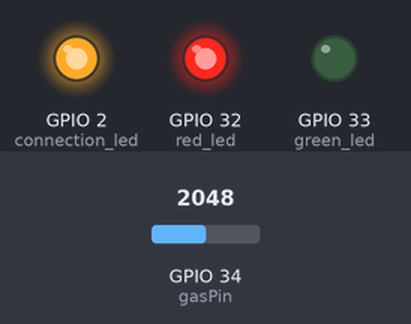
The sketch below on a simulated ESP32. Shown: output pins drawn as LEDs (lit = HIGH). The inputs (shaded band) are chosen by the test bench; at power-on: GPIO 34 (gasPin) = 2048. WiFi joins after 1.5 s; servers stay silent unless stated; what the sketch prints to the serial monitor is not drawn.

Above: at 2.7 s.
2.8 s: GPIO 34 (gasPin) set to 158
4.3 s: GPIO 34 (gasPin) set to 140
At 5.3 s:
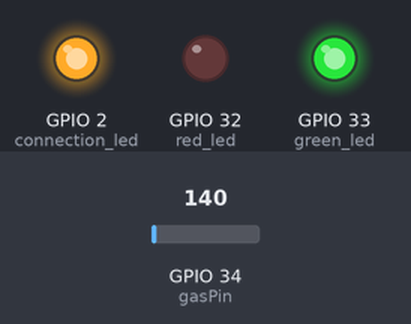
6.3 s: GPIO 34 (gasPin) set to 491
At 7.2 s:
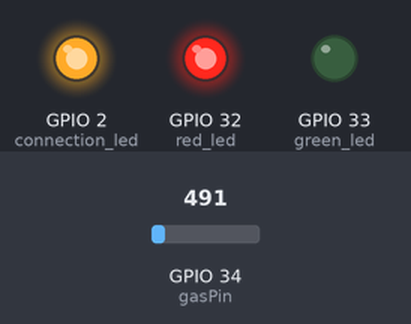
7.9 s: GPIO 34 (gasPin) set to 110
At 9.1 s:
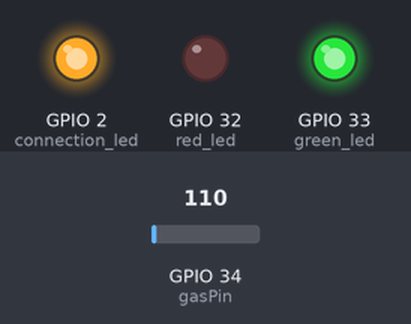
Timing chart, 0 to 10.6 s (numbered marks = the images above; inputs shaded):
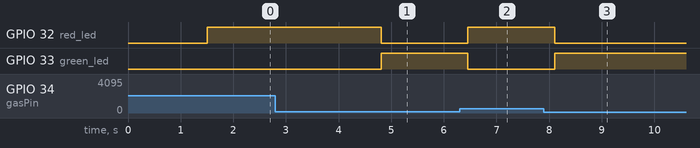

The sketch:

gas_sensor.ino
```cpp
// Gas Sensor Monitoring using ESP32,MQ-135 and Firebase
// Author: Swathy Chandran N

#include <WiFi.h>
#include "Firebase_ESP_Client.h"

// WiFi credentials (replace with your own)
const char* ssid = "YOUR_WIFI";
const char* password = "YOUR_PASSWORD";

// Firebase configuration
#define API_KEY "AIzaSyDS7NFjMLgP7TrGyc1A7N3zsSWDGpR7GtA"
#define DATABASE_URL "https://traffic-d9a20-default-rtdb.firebaseio.com"

// Firebase objects
FirebaseData fbdo;
FirebaseAuth auth;
FirebaseConfig config;

// Pins
int gasPin = 34;
int red_led = 32;
int green_led = 33;
int connection_led = 2;

// Variables
int gas_threshold = 150;
String gas_status = "ABSENT";
String dataPath = "GasMonitoring";

void setup()
{
    Serial.begin(115200);

    pinMode(gasPin, INPUT);
    pinMode(red_led, OUTPUT);
    pinMode(green_led, OUTPUT);
    pinMode(connection_led, OUTPUT);

    digitalWrite(red_led, LOW);
    digitalWrite(green_led, LOW);
    digitalWrite(connection_led, HIGH);

    WiFi.mode(WIFI_STA);
    WiFi.disconnect();

    Serial.print("Connecting to WiFi: ");
    Serial.println(ssid);

    WiFi.begin(ssid, password);

    while (WiFi.status() != WL_CONNECTED)
    {
        delay(500);
        Serial.print(".");
    }

    // Firebase setup
    config.api_key = API_KEY;
    config.database_url = DATABASE_URL;

    if (Firebase.signUp(&config, &auth, "", ""))
    {
        Serial.println("\nFirebase Sign-up/Login Success (Anonymous)");
    }
    else
    {
        Serial.printf("\nFirebase Sign-up/Login Failed: %s\n",
                      config.signer.signupError.message.c_str());
    }

    Firebase.begin(&config, &auth);
    Firebase.reconnectWiFi(true);
}

void loop()
{
    int gasValue = analogRead(gasPin);

    // Check pollution level
    if (gasValue > gas_threshold)
    {
        gas_status = "PRESENT";
        digitalWrite(red_led, HIGH);
        digitalWrite(green_led, LOW);
    }
    else
    {
        gas_status = "ABSENT";
        digitalWrite(red_led, LOW);
        digitalWrite(green_led, HIGH);
    }

    // Print data
    Serial.print("GAS: ");
    Serial.print(gasValue);
    Serial.print(", POLLUTION: ");
    Serial.println(gas_status);

    // Send data to Firebase
    if (WiFi.status() == WL_CONNECTED)
    {
        digitalWrite(connection_led, HIGH);

        if (Firebase.ready())
        {
            Firebase.RTDB.setInt(&fbdo, dataPath + "/gas", gasValue);
            Firebase.RTDB.setString(&fbdo, dataPath + "/pollution", gas_status);
            Firebase.RTDB.pushInt(&fbdo, dataPath + "/gas_history", gasValue);
        }
    }
    else
    {
        digitalWrite(connection_led, LOW);

        WiFi.disconnect();
        Serial.print("Reconnecting to WiFi: ");
        Serial.println(ssid);

        WiFi.begin(ssid, password);

        while (WiFi.status() != WL_CONNECTED)
        {
            delay(500);
            Serial.print(".");
        }
    }

    delay(100);
}
```

Measured:
- the behaviour switches between 151 and 150 on GPIO 34 (gasPin) (found by bisection; images 0 and 1)
- after the input at 2.8 s, every drawn part: stays the same
- after the input at 4.3 s, GPIO 32 (red_led): HIGH → LOW after 0.51 s; GPIO 33 (green_led): LOW → HIGH after 0.51 s
- after the input at 6.3 s, GPIO 32 (red_led): LOW → HIGH after 0.16 s; GPIO 33 (green_led): HIGH → LOW after 0.16 s
- after the input at 7.9 s, GPIO 32 (red_led): HIGH → LOW after 0.21 s; GPIO 33 (green_led): LOW → HIGH after 0.21 s
